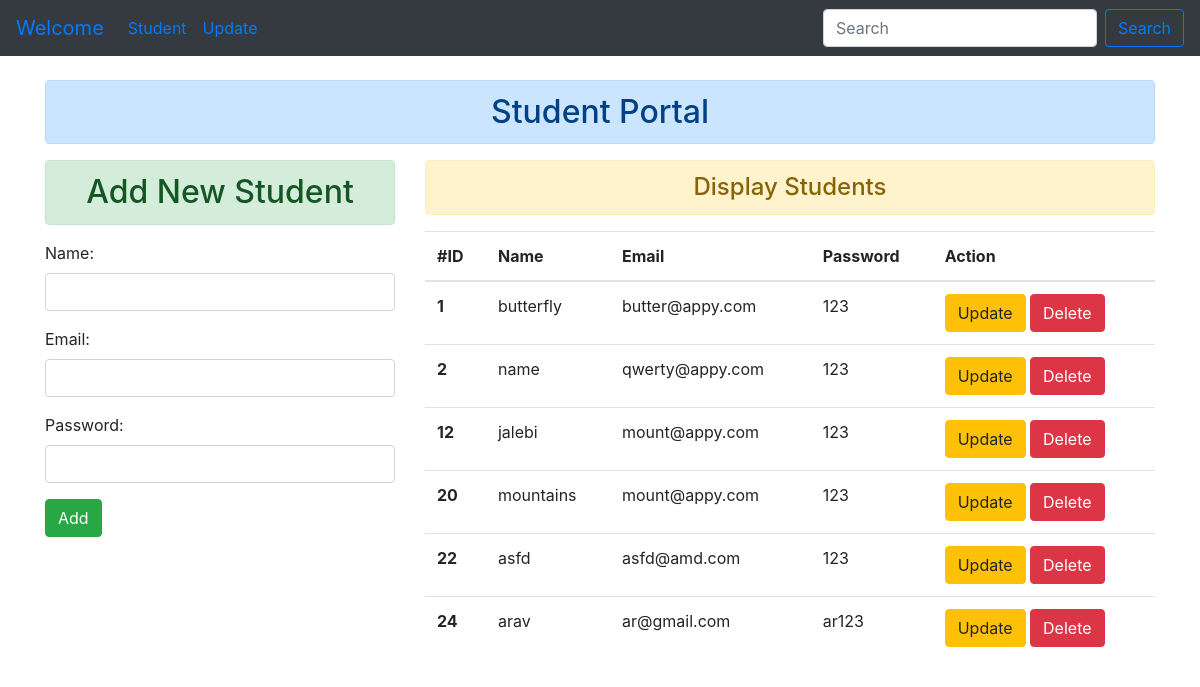
Screenshot of /add/ with the database file from the repository.
### stu_details/models.py (models this page shows)
class User(models.Model):
    name = models.CharField(max_length = 50)
    email = models.EmailField(max_length = 50)
    password = models.CharField(max_length = 50)

### stu_details/views.py (the view)
# urls.py: path('add/', views.add_show, name = "addandshow"),
def add_show(request):
    if request.method == 'POST':
        fm = StudentReg(request.POST)
        if fm.is_valid():
            nm = fm.cleaned_data['name']
            em = fm.cleaned_data['email']
            pw = fm.cleaned_data['password']
            reg = User(name = nm, email = em, password = pw)
            reg.save()
            fm = StudentReg()
    else:
        fm = StudentReg()
    stud = User.objects.all()
    return render(request, 'student/add_student.html', {'regform': fm, 'st':stud})

### stu_details/forms.py
class StudentReg(forms.ModelForm):
    class Meta:
        model = User
        fields = ['name', 'email', 'password']
        widgets = {
            'name' : forms.TextInput(attrs={'class':'form-control'}),
            'email' : forms.EmailInput(attrs={'class':'form-control'}),
            'password' : forms.PasswordInput(render_value=True, attrs={'class':'form-control'})
        }

### stu_details/templates/student/add_student.html (shortened to what this page needs)
{% extends 'base.html' %}}
{% block body %}
<div class="row">
    <div class="col-sm-4">
        <h2 class="text-center alert alert-success">Add New Student</h2>
        <form action="" method="post">
            {{regform.as_p}}
            <input type="submit" value="Add" class="btn btn-success">
        </form>
    </div>
    <div class="col-sm-8">
        <h4 class="text-center alert alert-warning">Display Students</h4>
        {% if st %}
        <table class="table table-hover">
            <thead>
              <tr>
                <th scope="col">#ID</th>
                <th scope="col">Name</th>
                <th scope="col">Email</th>
                <th scope="col">Password</th>
                <th scope="col">Action</th>
              </tr>
            </thead>
            <tbody>
                {% for s in st %}
                    <tr>
                        <th scope="row">{{s.id}}</th>
                        <td>{{s.name}}</td>
                        <td>{{s.email}}</td>
                        <td>{{s.password}}</td>
                        <td>
                            <a href="{% url 'updateshow' s.id %}" class="btn btn-warning">Update</a>
                            <form action="{% url 'deletedata' s.id %}" method="post" class="d-inline">
                                <input type="submit" value="Delete" class="btn btn-danger">
                            </form>
                        </td>
                    </tr>
                {% endfor %}
            </tbody>
          </table>
        {% else %}
            <h4 class="text-center">No records Found</h4>
        {% endif %}
    </div>
</div>
{% endblock body %}

### stu_details/templates/base.html (shortened to what this page needs)
<!DOCTYPE html>
{% load static %}
<html lang="en">
<head>
    <link rel="stylesheet" href="{% static 'css/fontawesome.css' %}">
    <link rel="stylesheet" href="{% static 'css/bootstrap.css' %}">
</head>
<body>
    <nav class="navbar navbar-expand-lg navbar-primary bg-dark">
        <a class="navbar-brand" href="/">Welcome</a>
        <div class="collapse navbar-collapse" id="navbarSupportedContent">
          <ul class="navbar-nav mr-auto">
            <li class="nav-item active">
              <a class="nav-link" href="/add">Student <span class="sr-only">(current)</span></a>
            </li>
            <li class="nav-item">
              <a class="nav-link" href="/update">Update</a>
            </li>
          </ul>
          <form class="form-inline my-2 my-lg-0">
            <input class="form-control mr-sm-2" type="search" placeholder="Search" aria-label="Search">
            <button class="btn btn-outline-primary my-2 my-sm-0" type="submit">Search</button>
          </form>
        </div>
      </nav>
    <div class="container mt-4">
      <h2 class="text-center alert alert-primary">Student Portal</h2>
    {% block body %}{% endblock body %}
  </div>
</body>
</html>

### rows the page displays
User: id "1", name "butterfly", email "butter@appy.com", password "123"
User: id "2", name "name", email "qwerty@appy.com", password "123"
User: id "12", name "jalebi", email "mount@appy.com", password "123"
User: id "20", name "mountains", email "mount@appy.com", password "123"
User: id "22", name "asfd", email "asfd@amd.com", password "123"
User: id "24", name "arav", email "ar@gmail.com", password "ar123"
